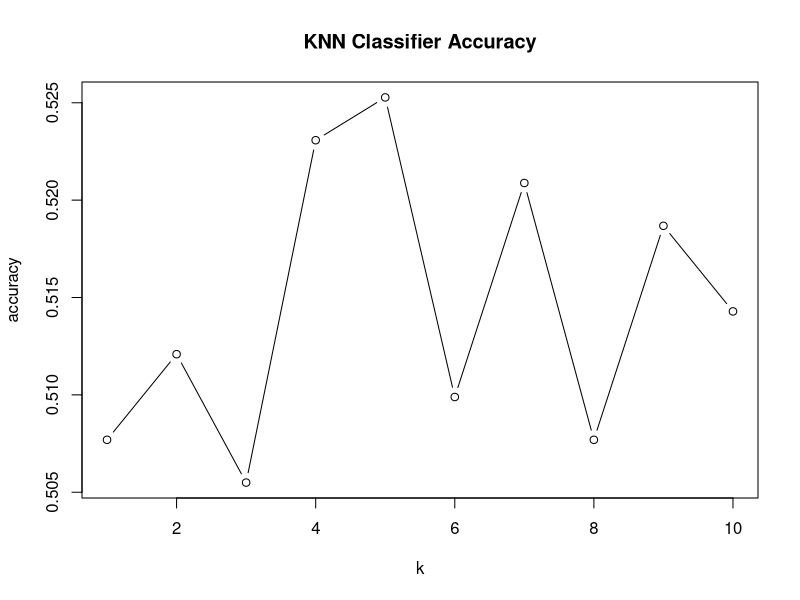

Generate this figure with R:
library(class)
library(dplyr)
library(lubridate)
library(ggplot2)
set.seed(100)


stocks <- read.csv('stocks.csv')

stocks$Date <- ymd(stocks$Date)
stocksTrain <- year(stocks$Date) < 2014
print(stocksTrain)

predictors <- cbind(lag(stocks$Apple, default = 210.73), lag(stocks$Google, default = 619.98), lag(stocks$MSFT, default = 30.48))

prediction <- knn(predictors[stocksTrain, ], predictors[!stocksTrain, ], stocks$Increase[stocksTrain], k = 1)
  
table(prediction, stocks$Increase[!stocksTrain])

mean(prediction == stocks$Increase[!stocksTrain])


accuracy <- rep(0, 10)
k <- 1:10
for(x in k){
  prediction <- knn(predictors[stocksTrain, ], predictors[!stocksTrain, ],
                    stocks$Increase[stocksTrain], k = x)
  accuracy[x] <- mean(prediction == stocks$Increase[!stocksTrain])
}
plot(k, accuracy, type = 'b')
title("KNN Classifier Accuracy")



